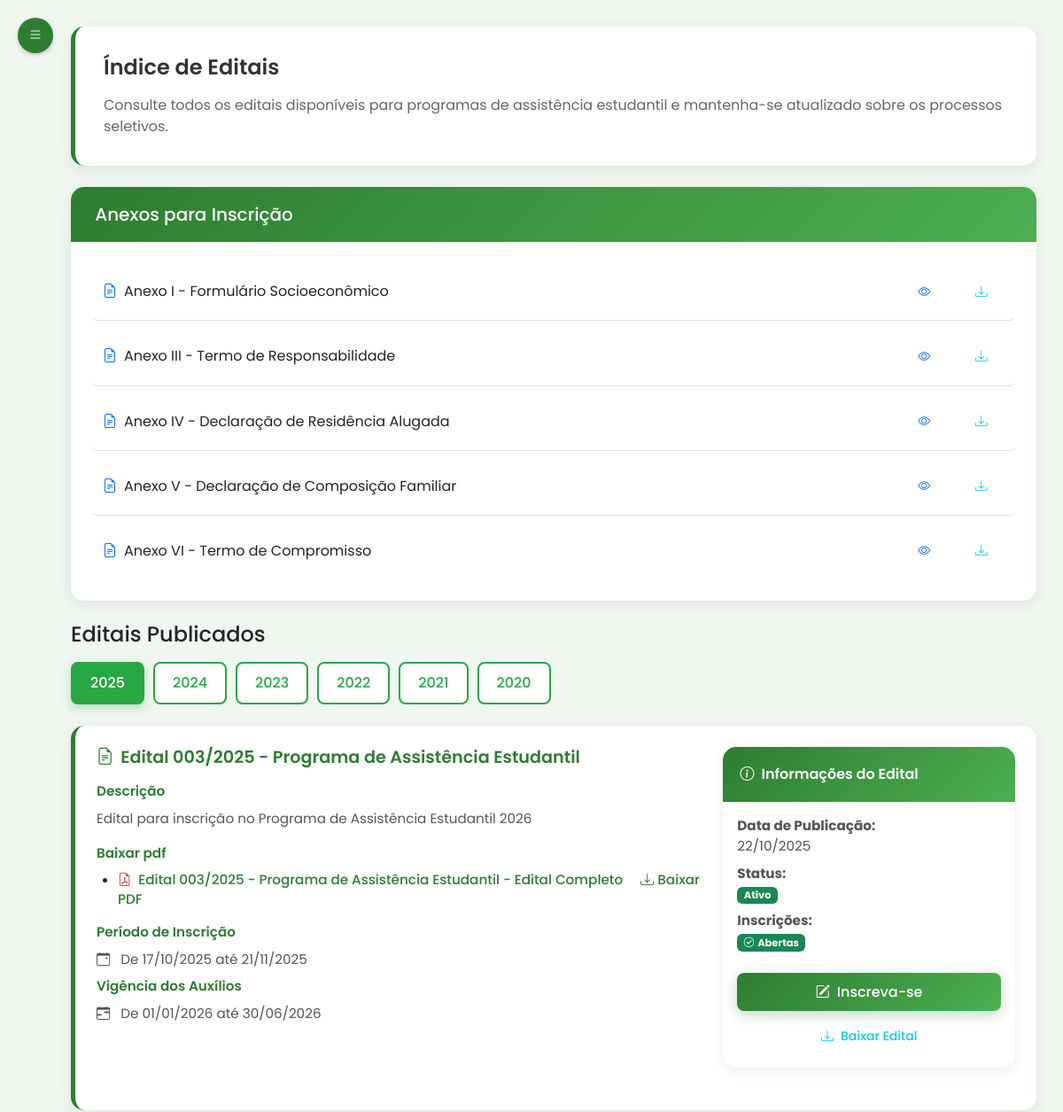
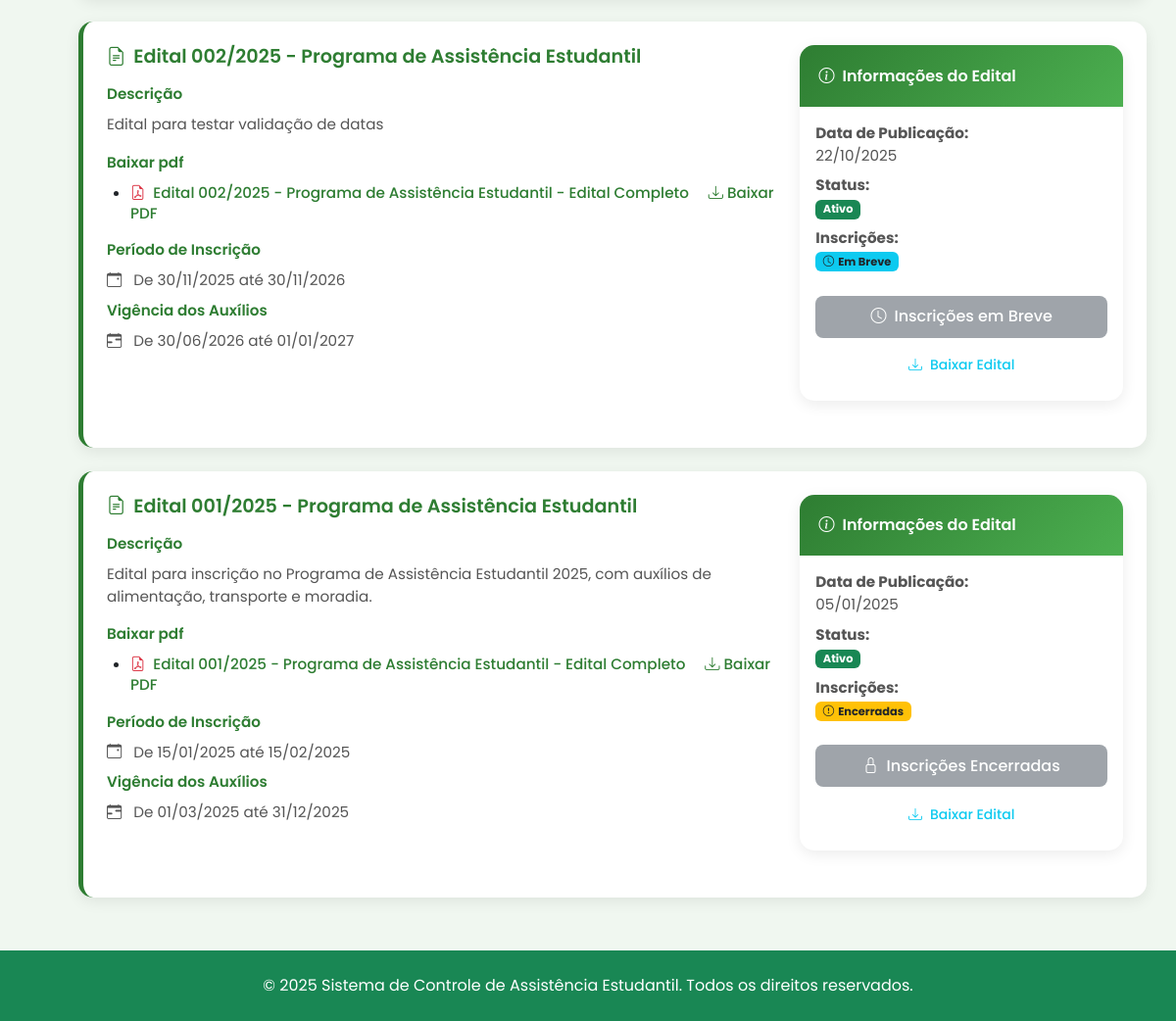
Screenshot of /aluno/editais (signed in) with the database file from the repository (2 pictures, top to bottom).
### tables this page shows
CREATE TABLE edital (
                            id_edital INTEGER PRIMARY KEY AUTOINCREMENT,
                            titulo TEXT NOT NULL,
                            descricao TEXT NOT NULL,
                            data_publicacao DATE NOT NULL,
                            arquivo TEXT NOT NULL,
                            status TEXT NOT NULL CHECK (status IN ('ativo', 'inativo')),
                            data_inicio_inscricao DATE,
                            data_fim_inscricao DATE,
                            data_inicio_vigencia DATE,
                            data_fim_vigencia DATE
                        );

### routes/aluno/editais_routes.py (the view)
@router.get("/editais")
@requer_autenticacao(["aluno"])
async def get_editais(request: Request, usuario_logado: dict = None):
    if not usuario_logado.get('completo', True):
        return RedirectResponse("/aluno/perfil", status_code=303)
    from repo import edital_repo
    from datetime import date
    aluno = usuario_repo.obter_usuario_por_matricula(usuario_logado['matricula'])
    todos_editais = edital_repo.obter_editais_visiveis_alunos()
    hoje = date.today()
    editais_com_status = []
    for edital in todos_editais:
        edital_dict = {
            'id_edital': edital.id_edital,
            'titulo': edital.titulo,
            'descricao': edital.descricao,
            'data_publicacao': edital.data_publicacao,
            'arquivo': edital.arquivo,
            'status': edital.status,
            'data_inicio_inscricao': edital.data_inicio_inscricao,
            'data_fim_inscricao': edital.data_fim_inscricao,
            'data_inicio_vigencia': edital.data_inicio_vigencia,
            'data_fim_vigencia': edital.data_fim_vigencia,
            'inscricoes_abertas': False,
            'inscricoes_futuras': False,
            'inscricoes_encerradas': False
        }
        if edital.data_inicio_inscricao and edital.data_fim_inscricao:
            try:
                data_inicio = datetime.strptime(edital.data_inicio_inscricao, '%Y-%m-%d').date()
                data_fim = datetime.strptime(edital.data_fim_inscricao, '%Y-%m-%d').date()
                if hoje < data_inicio:
                    edital_dict['inscricoes_futuras'] = True
                elif hoje > data_fim:
                    edital_dict['inscricoes_encerradas'] = True
                else:
                    edital_dict['inscricoes_abertas'] = True
            except:
                edital_dict['inscricoes_abertas'] = False
        editais_com_status.append(edital_dict)
    def ordenar_editais(edital):
        if edital['inscricoes_abertas']:
            return (0, edital['data_fim_inscricao'])  # Inscrições abertas primeiro, ordenados por data fim
        elif edital['inscricoes_futuras']:
            return (1, edital['data_inicio_inscricao'])  # Inscrições futuras em segundo, ordenados por data início
        else:
            return (2, edital['data_publicacao'])  # Encerradas por último, ordenados por data publicação
    editais_com_status.sort(key=ordenar_editais)
    response = templates.TemplateResponse(
        "/aluno/editais.html",
        {
            "request": request,
            "aluno": aluno,
            "editais": editais_com_status
        }
    )
    return response

### templates/aluno/editais.html (shortened to what this page needs)
{% extends 'base2.html' %}
{% set active_page = 'editais' %}
{% block head %}
    <link rel="stylesheet" href="/static/css/editais_aluno.css?v=2025102003">
{% endblock %}
{% block content %}
<div class="main-content" id="mainContent">
    <div class="welcome-banner mb-4">
        <div class="row align-items-center">
            <div class="col-12">
                <div class="d-flex align-items-center mb-3">
                    <h4 class="mb-0">Índice de Editais</h4>
                </div>
                <p>Consulte todos os editais disponíveis para programas de assistência estudantil e mantenha-se atualizado sobre os processos seletivos.</p>
            </div>
        </div>
    </div>
    <div class="card mb-4">
        <div class="card-header">
            <h5 class="mb-0">Anexos para Inscrição</h5>
        </div>
        <div class="card-body">
            <ul class="list-unstyled mb-0">
                <li class="anexo-item border-bottom">
                    <div class="d-flex justify-content-between align-items-center">
                        <span><i class="bi bi-file-earmark-text text-primary me-2"></i>Anexo I - Formulário Socioeconômico</span>
                        <div>
                            <a class="btn btn-sm btn-outline-primary me-2" href="/static/docs/2025/ANEXO_I_2025.pdf" target="_blank" title="Visualizar Anexo I">
                                <i class="bi bi-eye"></i>
                            </a>
                            <a class="btn btn-sm btn-outline-info" href="/static/docs/2025/ANEXO_I_2025.pdf" download title="Baixar Anexo I">
                                <i class="bi bi-download"></i>
                            </a>
                        </div>
                    </div>
                </li>
                <li class="anexo-item border-bottom">
                    <div class="d-flex justify-content-between align-items-center">
                        <span><i class="bi bi-file-earmark-text text-primary me-2"></i>Anexo III - Termo de Responsabilidade</span>
                        <div>
                            <a class="btn btn-sm btn-outline-primary me-2" href="/static/docs/2025/ANEXO_III_2025.pdf" target="_blank" title="Visualizar Anexo III">
                                <i class="bi bi-eye"></i>
                            </a>
                            <a class="btn btn-sm btn-outline-info" href="/static/docs/2025/ANEXO_III_2025.pdf" download title="Baixar Anexo III">
                                <i class="bi bi-download"></i>
                            </a>
                        </div>
                    </div>
                </li>
                <li class="anexo-item border-bottom">
                    <div class="d-flex justify-content-between align-items-center">
                        <span><i class="bi bi-file-earmark-text text-primary me-2"></i>Anexo IV - Declaração de Residência Alugada</span>
                        <div>
                            <a class="btn btn-sm btn-outline-primary me-2" href="/static/docs/2025/ANEXO_IV_2025.pdf" target="_blank" title="Visualizar Anexo IV">
                                <i class="bi bi-eye"></i>
                            </a>
                            <a class="btn btn-sm btn-outline-info" href="/static/docs/2025/ANEXO_IV_2025.pdf" download title="Baixar Anexo IV">
                                <i class="bi bi-download"></i>
                            </a>
                        </div>
                    </div>
                </li>
                <li class="anexo-item border-bottom">
                    <div class="d-flex justify-content-between align-items-center">
                        <span><i class="bi bi-file-earmark-text text-primary me-2"></i>Anexo V - Declaração de Composição Familiar</span>
                        <div>
                            <a class="btn btn-sm btn-outline-primary me-2" href="/static/docs/2025/ANEXO_V_2025.pdf" target="_blank" title="Visualizar Anexo V">
                                <i class="bi bi-eye"></i>
                            </a>
                            <a class="btn btn-sm btn-outline-info" href="/static/docs/2025/ANEXO_V_2025.pdf" download title="Baixar Anexo V">
                                <i class="bi bi-download"></i>
                            </a>
                        </div>
                    </div>
                </li>
                <li class="anexo-item">
                    <div class="d-flex justify-content-between align-items-center">
                        <span><i class="bi bi-file-earmark-text text-primary me-2"></i>Anexo VI - Termo de Compromisso</span>
                        <div>
                            <a class="btn btn-sm btn-outline-primary me-2" href="/static/docs/2025/ANEXO_VI_2025.pdf" target="_blank" title="Visualizar Anexo VI">
                                <i class="bi bi-eye"></i>
                            </a>
                            <a class="btn btn-sm btn-outline-info" href="/static/docs/2025/ANEXO_VI_2025.pdf" download title="Baixar Anexo VI">
                                <i class="bi bi-download"></i>
                            </a>
                        </div>
                    </div>
                </li>
            </ul>
        </div>
    </div>
    <h4 class="mb-3">Editais Publicados</h4>
    <div class="mb-4">
        <div class="year-filter-group">
            <button type="button" class="filter-year-btn active" data-year="2025" onclick="filterByYear(2025)">2025</button>
            <button type="button" class="filter-year-btn" data-year="2024" onclick="filterByYear(2024)">2024</button>
            <button type="button" class="filter-year-btn" data-year="2023" onclick="filterByYear(2023)">2023</button>
            <button type="button" class="filter-year-btn" data-year="2022" onclick="filterByYear(2022)">2022</button>
            <button type="button" class="filter-year-btn" data-year="2021" onclick="filterByYear(2021)">2021</button>
            <button type="button" class="filter-year-btn" data-year="2020" onclick="filterByYear(2020)">2020</button>
        </div>
    </div>
    {% if editais %}
        <div class="edital-list">
            {% for edital in editais %}
            <div class="edital-card mb-4" data-year="{{ edital.data_publicacao.split('-')[0] }}">
                <div class="row align-items-start">
                    <div class="col-md-8">
                        <h5 class="mb-3"><i class="bi bi-file-earmark-text me-2"></i>{{ edital.titulo }}</h5>
                                <span class="section-title">Descrição</span>
                                <p class="mb-3">{{ edital.descricao }}</p>
                                <span class="section-title">Baixar pdf</span>
                                <ul class="mb-3">
                                    <li>
                                        <a href="/static/{{ edital.arquivo }}" target="_blank">
                                            <i class="bi bi-file-earmark-pdf text-danger me-2"></i>{{ edital.titulo }} - Edital Completo
                                        </a>
                                        <a href="/static/{{ edital.arquivo }}" download class="ms-3 text-decoration-none">
                                            <i class="bi bi-download me-1"></i>Baixar PDF
                                        </a>
                                    </li>
                                </ul>
                                {% if edital.data_inicio_inscricao and edital.data_fim_inscricao %}
                                <span class="section-title">Período de Inscrição</span>
                                <p class="mb-2">
                                    <i class="bi bi-calendar-event me-2"></i>
                                    {% set data_inicio = edital.data_inicio_inscricao.split('-') %}
                                    {% set data_fim = edital.data_fim_inscricao.split('-') %}
                                    De {{ data_inicio[2] }}/{{ data_inicio[1] }}/{{ data_inicio[0] }} até {{ data_fim[2] }}/{{ data_fim[1] }}/{{ data_fim[0] }}
                                </p>
                                {% endif %}
                                {% if edital.data_inicio_vigencia and edital.data_fim_vigencia %}
                                <span class="section-title">Vigência dos Auxílios</span>
                                <p class="mb-2">
                                    <i class="bi bi-calendar-range me-2"></i>
                                    {% set data_inicio_vig = edital.data_inicio_vigencia.split('-') %}
                                    {% set data_fim_vig = edital.data_fim_vigencia.split('-') %}
                                    De {{ data_inicio_vig[2] }}/{{ data_inicio_vig[1] }}/{{ data_inicio_vig[0] }} até {{ data_fim_vig[2] }}/{{ data_fim_vig[1] }}/{{ data_fim_vig[0] }}
                                </p>
                                {% endif %}
                            </div>
                            <div class="col-md-4">
                                <div class="card" style="height: fit-content;">
                                    <div class="card-header">
                                        <i class="bi bi-info-circle me-2"></i>Informações do Edital
                                    </div>
                                    <div class="card-body" style="padding: 1rem;">
                                        <p class="mb-2"><strong>Data de Publicação:</strong><br>
                                            {% set data_pub = edital.data_publicacao.split('-') %}
                                            {{ data_pub[2] }}/{{ data_pub[1] }}/{{ data_pub[0] }}
                                        </p>
                                        <p class="mb-2"><strong>Status:</strong><br>
                                            {% if edital.status == 'ativo' %}
                                                <span class="badge bg-success">Ativo</span>
                                            {% else %}
                                                <span class="badge bg-secondary">Inativo</span>
                                            {% endif %}
                                        </p>
                        {% if edital.inscricoes_abertas %}
                            <p class="mb-4"><strong>Inscrições:</strong><br>
                                <span class="badge bg-success">
                                    <i class="bi bi-check-circle me-1"></i>Abertas
                                </span>
                            </p>
                        {% elif edital.inscricoes_futuras %}
                            <p class="mb-4"><strong>Inscrições:</strong><br>
                                <span class="badge bg-info text-dark">
                                    <i class="bi bi-clock me-1"></i>Em Breve
                                </span>
                            </p>
                        {% elif edital.inscricoes_encerradas %}
                            <p class="mb-4"><strong>Inscrições:</strong><br>
                                <span class="badge bg-warning text-dark">
                                    <i class="bi bi-exclamation-circle me-1"></i>Encerradas
                                </span>
                            </p>
                        {% endif %}                                        <div class="d-grid gap-2">
                                            {% if edital.inscricoes_abertas %}
                                                <button class="btn btn-success" data-bs-toggle="modal" data-bs-target="#modalInscricao{{ edital.id_edital }}">
                                                    <i class="bi bi-pencil-square me-2"></i>Inscreva-se
                                                </button>
                                            {% elif edital.inscricoes_futuras %}
                                                <button class="btn btn-secondary" disabled>
                                                    <i class="bi bi-clock me-2"></i>Inscrições em Breve
                                                </button>
                                            {% else %}
                                                <button class="btn btn-secondary" disabled>
                                                    <i class="bi bi-lock me-2"></i>Inscrições Encerradas
                                                </button>
                                            {% endif %}
                                            <a href="/static/{{ edital.arquivo }}" download class="btn btn-outline-info btn-sm">
                                                <i class="bi bi-download me-2"></i>Baixar Edital
                                            </a>
                                        </div>
                                    </div>
                                </div>
                            </div>
                        </div>
                    </div>
                    {% endfor %}
                </div>
            {% else %}
                <div class="alert alert-info">
                    <i class="bi bi-info-circle me-2"></i>
                    Nenhum edital publicado no momento. Aguarde novas publicações.
                </div>
            {% endif %}
</div>
{% endblock %}

### rows the page displays
edital: titulo "Edital 003/2025 - Programa de Assistência Estudantil", descricao "Edital para inscrição no Programa de Assistência Estudantil 2026", data_inicio "17", data_inicio "10", data_inicio "2025", data_fim "21", data_fim "11", data_fim "2025", data_inicio_vig "01", data_inicio_vig "2026", data_fim_vig "30", data_fim_vig "06", data_fim_vig "2026", data_pub "22", data_pub "10", data_pub "2025", status "Ativo", shows "Inscrições:"
edital: titulo "Edital 002/2025 - Programa de Assistência Estudantil", descricao "Edital para testar validação de datas", data_inicio "30", data_inicio "11", data_inicio "2025", data_fim "30", data_fim "11", data_fim "2026", data_inicio_vig "30", data_inicio_vig "06", data_inicio_vig "2026", data_fim_vig "01", data_fim_vig "2027", data_pub "22", data_pub "10", data_pub "2025", status "Ativo", shows "Inscrições:", shows "Inscrições em Breve"
edital: titulo "Edital 001/2025 - Programa de Assistência Estudantil", descricao "Edital para inscrição no Programa de Assistência Estudantil 2025, com auxílios de alimentação, transporte e moradia.", data_inicio "15", data_inicio "01", data_inicio "2025", data_fim "15", data_fim "02", data_fim "2025", data_inicio_vig "01", data_inicio_vig "03", data_inicio_vig "2025", data_fim_vig "31", data_fim_vig "12", data_fim_vig "2025", data_pub "05", data_pub "01", data_pub "2025", status "Ativo", shows "Inscrições:", shows "Inscrições Encerradas"
